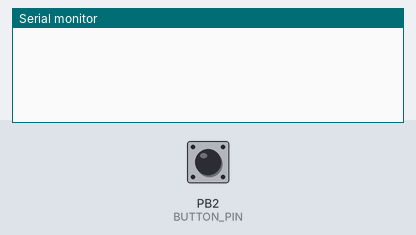
A sketch run on a simulated ATtiny85, built with avr-gcc and run on an emulated ATtiny85. On the bench: the last lines printed to the serial monitor. The inputs (shaded band) are chosen by the test bench; at power-on: PB2 (BUTTON_PIN) HIGH.

Above: at 1.2 s.
1.3 s: PB2 (BUTTON_PIN) pulled LOW for 0.15 s
At 3.0 s:
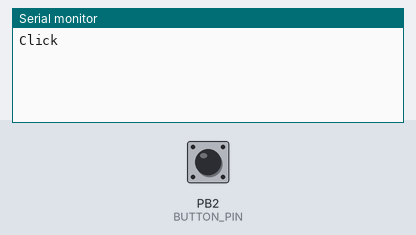
3.3 s: PB2 (BUTTON_PIN) pulled LOW for 1 s
At 4.5 s:
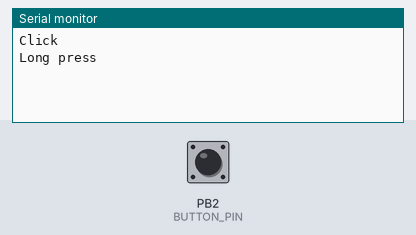
5.8 s: PB2 (BUTTON_PIN) pulsed LOW 2 times (0.12 s each, 0.3 s apart)
At 6.8 s:
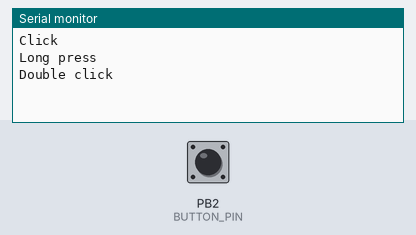

Measured:
- after the input at 1.3 s, the serial monitor: prints a new line after 0.60 s (image 1)
- after the input at 3.3 s, the serial monitor: prints a new line after 0.85 s (image 2)
- after the input at 5.8 s, the serial monitor: prints a new line after 0.47 s (image 3)

The sketch:

MultiKeyMute.ino
```cpp
#include <OneButton.h>
#include <DigiKeyboard.h>

#define BUTTON_PIN 2
OneButton button(BUTTON_PIN, true, true);

void setup()
{
  //pinMode(2, INPUT);

  button.attachClick([]() {
    Serial.println("Click");
    DigiKeyboard.sendKeyStroke(KEY_A, MOD_ALT_LEFT);
  });

  button.attachDoubleClick([]() {
    Serial.println("Double click");
    DigiKeyboard.sendKeyStroke(KEY_V, MOD_ALT_LEFT);
  });


  button.attachLongPressStart([]() {
    Serial.println("Long press");
    DigiKeyboard.sendKeyStroke(KEY_Q, MOD_ALT_LEFT);
  });
}

void loop()
{
    button.tick();
}
```
